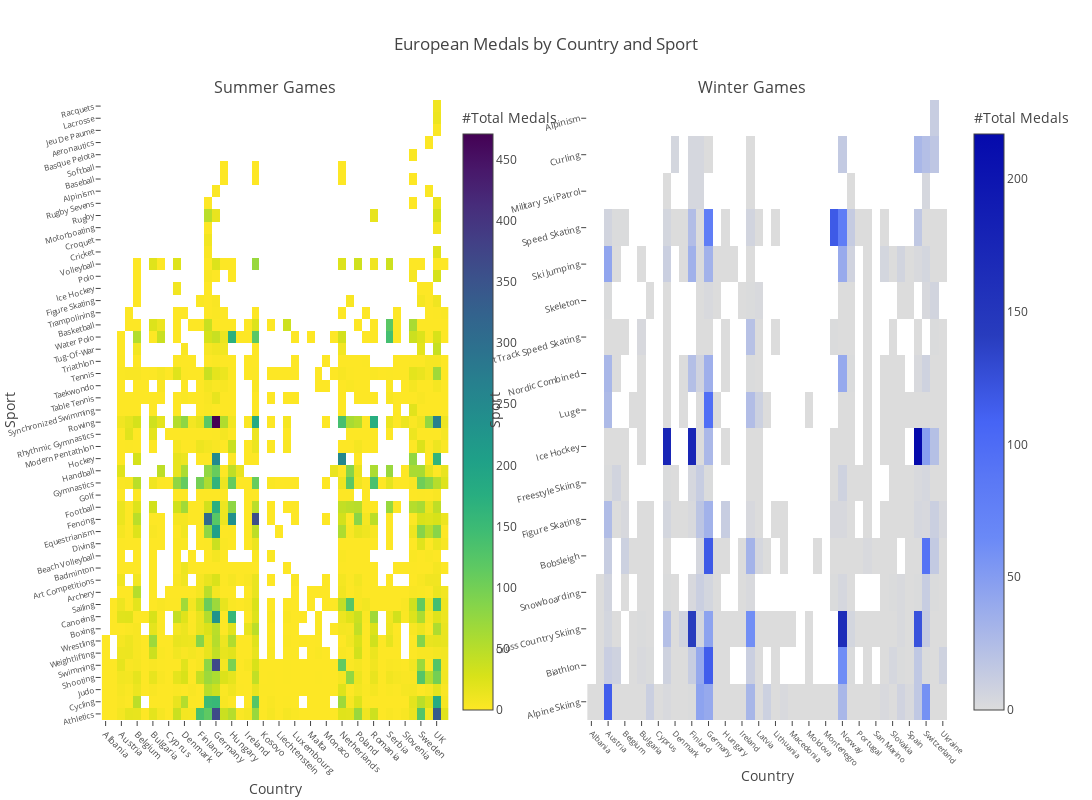

The code cell stored with this chart in its notebook:
### Code cell
from plotly import tools

trace_Summer = go.Heatmap(z = Summer.Total_Medals, y = list(Summer.Sport) , x = list(Summer.Country), name = 'Summer Games',
                   colorscale = 'Viridis', reversescale = True, colorbar = dict(title = '#Total Medals',x = 0.43))

trace_Winter = go.Heatmap(z = Winter.Total_Medals, y = list(Winter.Sport) , x = list(Winter.Country), name = 'Winter Games',
                   colorscale = 'Blues', reversescale = True, colorbar = dict(title = '#Total Medals'))

fig = tools.make_subplots(rows=1, cols=2, print_grid=False, subplot_titles=('Summer Games', 'Winter Games'))

fig.append_trace(trace_Summer, 1, 1)
fig.append_trace(trace_Winter, 1, 2)

fig['layout']['xaxis1'].update(title='Country', showgrid=False,  domain=[0.025, 0.425], tickangle = 45, tickfont=dict(size=9))
fig['layout']['xaxis2'].update(title='Country', showgrid=False,  domain=[0.585, 1], tickangle = 45, tickfont=dict(size=8))

fig['layout']['yaxis1'].update(title='Sport', showgrid=False, tickangle = 345, tickfont=dict(size=8))
fig['layout']['yaxis2'].update(title='Sport',showgrid=False, tickangle = 345, tickfont=dict(size=9))
                          
fig['layout'].update(height=800, width=1600, autosize=False,
                     title='European Medals by Country and Sport')

iplot(fig, filename='euro_heatmap')

### Figure 1 — Plotly figure (JSON) as saved in the notebook; plotly's stock layout.template omitted (floating-point values rounded to 4 significant figures; data arrays with more than 128 entries replaced by an {"elided": "..."} marker saying what was removed)
{"data": [{"colorbar": {"title": "#Total Medals", "x": 0.43}, "colorscale": "Viridis", "name": "Summer Games", "reversescale": true, "type": "heatmap", "uid": "6907c6d0-fd58-11e8-974c-6a00023e0920", "x": {"elided": "1048 str values"}, "xaxis": "x", "y": {"elided": "1048 str values"}, "yaxis": "y", "z": {"elided": "1048 int values"}}, {"colorbar": {"title": "#Total Medals"}, "colorscale": "Blues", "name": "Winter Games", "reversescale": true, "type": "heatmap", "uid": "690907d2-fd58-11e8-8dc1-6a00023e0920", "x": {"elided": "374 str values"}, "xaxis": "x2", "y": {"elided": "374 str values"}, "yaxis": "y2", "z": {"elided": "374 int values"}}], "layout": {"annotations": [{"font": {"size": 16}, "showarrow": false, "text": "Summer Games", "x": 0.225, "xanchor": "center", "xref": "paper", "y": 1, "yanchor": "bottom", "yref": "paper"}, {"font": {"size": 16}, "showarrow": false, "text": "Winter Games", "x": 0.775, "xanchor": "center", "xref": "paper", "y": 1, "yanchor": "bottom", "yref": "paper"}], "autosize": false, "height": 800, "title": "European Medals by Country and Sport", "width": 1600, "xaxis": {"anchor": "y", "domain": [0.025, 0.425], "showgrid": false, "tickangle": 45, "tickfont": {"size": 9}, "title": "Country"}, "xaxis2": {"anchor": "y2", "domain": [0.585, 1], "showgrid": false, "tickangle": 45, "tickfont": {"size": 8}, "title": "Country"}, "yaxis": {"anchor": "x", "domain": [0, 1], "showgrid": false, "tickangle": -15, "tickfont": {"size": 8}, "title": "Sport"}, "yaxis2": {"anchor": "x2", "domain": [0, 1], "showgrid": false, "tickangle": -15, "tickfont": {"size": 9}, "title": "Sport"}}}
